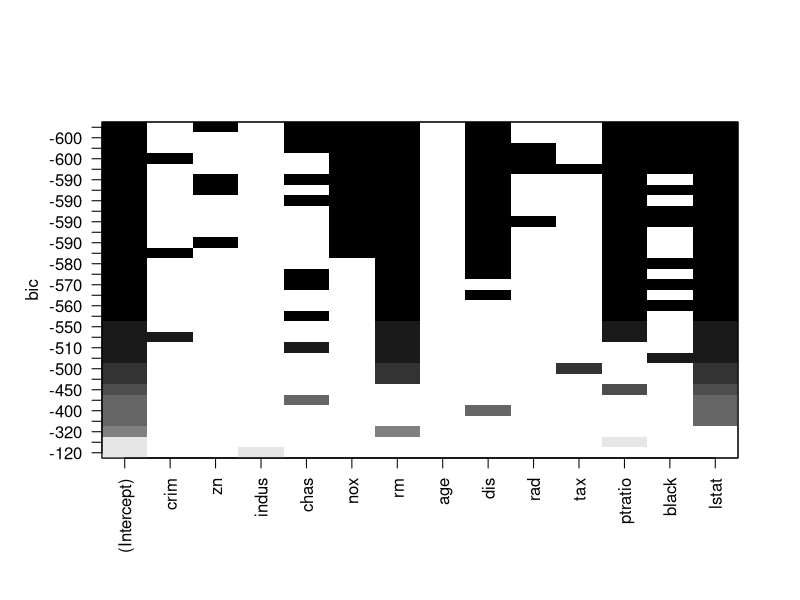

This chart was generated by the following R code:
# Chapter 09. Practice

# 회귀 분석

# 1. 부모의 키가 클수록 자식의 키도 상대적으로 크다고 하는데, 아버지의 키와 아들의 키를
# 조사하였더니 아래와 같이 나왔다고 한다. 이 자료를 바탕으로 해서 회귀식을 구하고
# 아버지의 키가 165cm일 때 아들의 키는 얼마인지 예측하시오.
#     아버지의 키(x):	150  160  170  180  190
#     아들의 키(y):	176  179  182  181  185
height.f <- c(150, 160, 170, 180, 190)
height.s <- c(176, 179, 182, 181, 185)
height <- data.frame(father = height.f, son= height.s)
fit <- lm(son ~ father, data=height)

print(paste("회귀분석 결과 상수항과 회귀계수는 각각 (", format(fit$coefficients[1], digits=4),
            ",", format(fit$coefficients[2], digits=4), ") 이므로 아버지의 키가 165일때 아들의 키는", 
            165*fit$coefficients[2]+fit$coefficients[1], "이다."))

# 2. 소득이 높을수록 신용카드 사용량이 많아진다고 하는데, 월 소득 대비 신용카드 사용량을
# 조사하였더니 아래와 같이 나왔다고 한다. 이 자료를 바탕으로 해서 회귀식을 구하고,
# 월 소득이 250만원일 때 신용카드 사용량을 예측하시오. (단위: 만원)
# 월 소득(x):	100  200  300  400  500
# 카드 사용량(y):	 30    70    85  140  197
x <- c(100, 200, 300, 400, 500)
y <- c(30, 70, 85, 140, 197)
xy <- data.frame(월소득 = x, 카드사용량= y)
fit2 <- lm(카드사용량 ~ 월소득, data=xy)

print(paste("회귀분석 결과 상수항과 회귀계수는 각각 (", format(fit2$coefficients[1], digits=4),
            ",", format(fit2$coefficients[2], digits=4), ") 이므로 월 소득이 250만원일 때 신용카드 사용량은", 
            250*fit2$coefficients[2]+fit2$coefficients[1], "이다."))


# 3. mtcars 데이터셋에서 배기량(disp)에 따른 마력(hp)의 회귀식을 구하시오.
fit3 <- lm(mtcars$hp ~ mtcars$disp, data=mtcars)

print(paste("배기량(disp)에 따른 마력(hp)의 회귀식은",
            "[ 마력(hp) = ", format(fit2$coefficients[2], digits=4), "* 배기량(disp) +",
            format(fit2$coefficients[1], digits=4), "] 이다."))

# 4. MASS 패키지를 설치하고, 이 패키지 안에 있는 Boston 데이터셋을 이용하여
# Boston 인근의 집값을 결정하는 다중회귀 모델을 만드시오.
library(MASS)
str(Boston)
head(Boston)
names(Boston)
library(leaps)
subsets <- regsubsets(medv ~ ., data=Boston,
                      method='seqrep', nbest=4)
subsets <- regsubsets(medv ~ ., data=Boston,
                      method='exhaustive', nbest=4)

plot(subsets)
fit <- lm(medv ~ zn + chas + nox + rm + dis + ptratio + black + lstat, data=Boston)
summary(fit)
